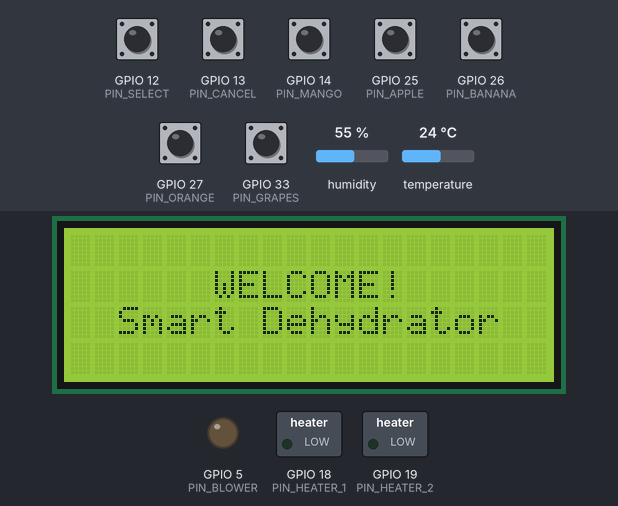
Bench run of a sketch on a simulated ESP32. Parts: 20×4 character LCD, switched loads named in the sketch (green lamp = pin HIGH), output pins drawn as LEDs (lit = HIGH). Inputs (shaded band) come from the test bench; at power-on: GPIO 12 (PIN_SELECT), GPIO 13 (PIN_CANCEL), GPIO 14 (PIN_MANGO), GPIO 25 (PIN_APPLE), GPIO 26 (PIN_BANANA), GPIO 27 (PIN_ORANGE), GPIO 33 (PIN_GRAPES) HIGH, temperature 24 °C, humidity 55 %.

Above: at 1.2 s.
1.3 s: GPIO 13 (PIN_CANCEL) pulled LOW for 3.2 s
At 5.7 s:
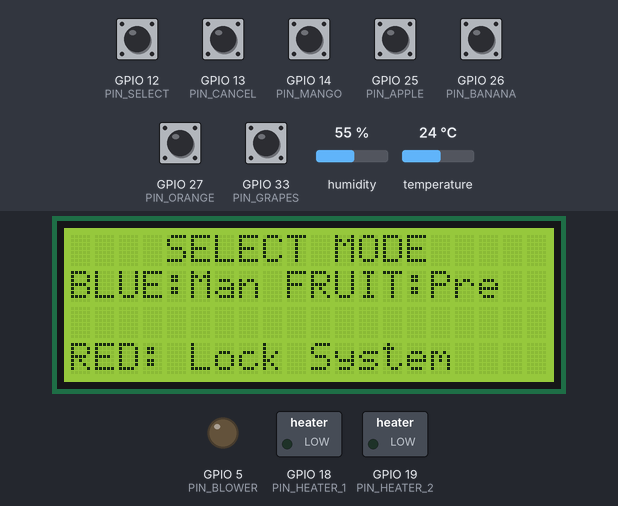
6.0 s: GPIO 12 (PIN_SELECT) pulled LOW for 1 s
At 6.5 s:
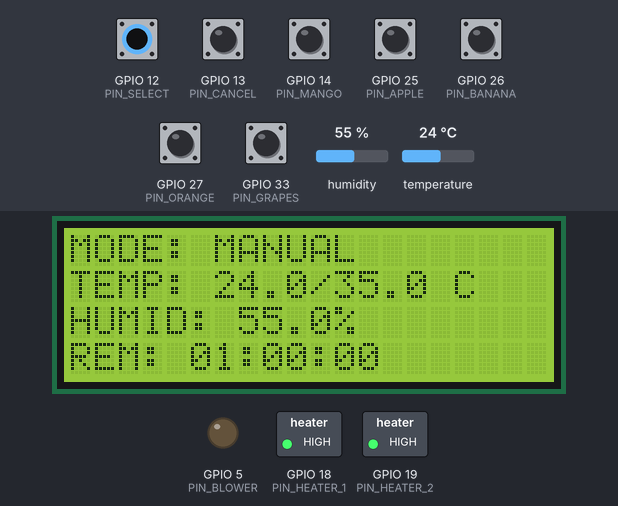
10.9 s: GPIO 13 (PIN_CANCEL) pulled LOW for 0.15 s
At 11.4 s:
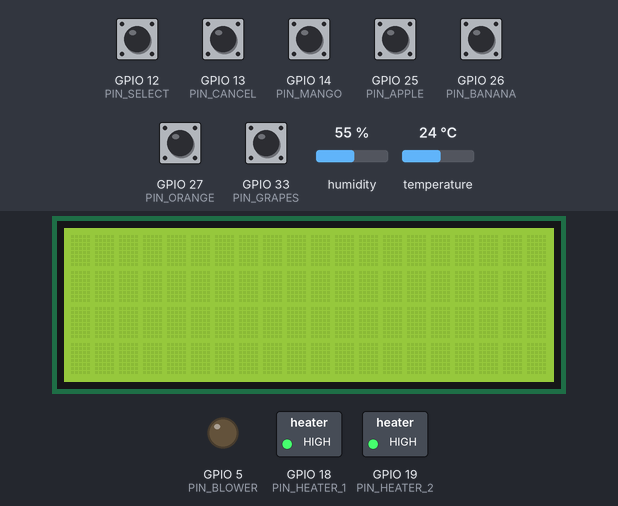
13.0 s: temperature set to 34.5 °C
At 15.2 s:
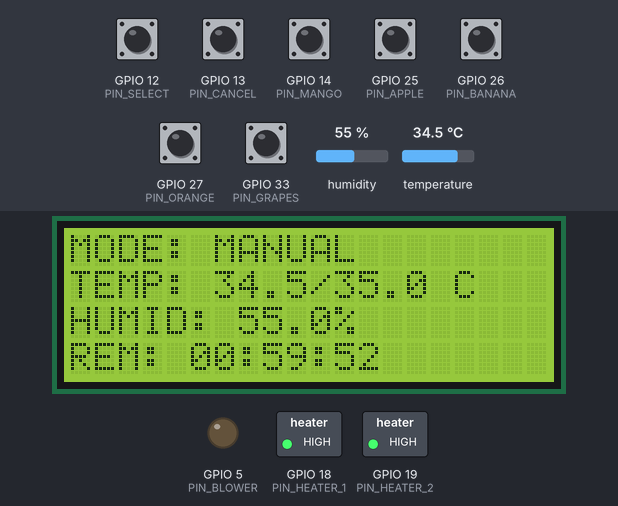
17.3 s: temperature set to 35.8 °C
At 19.5 s:
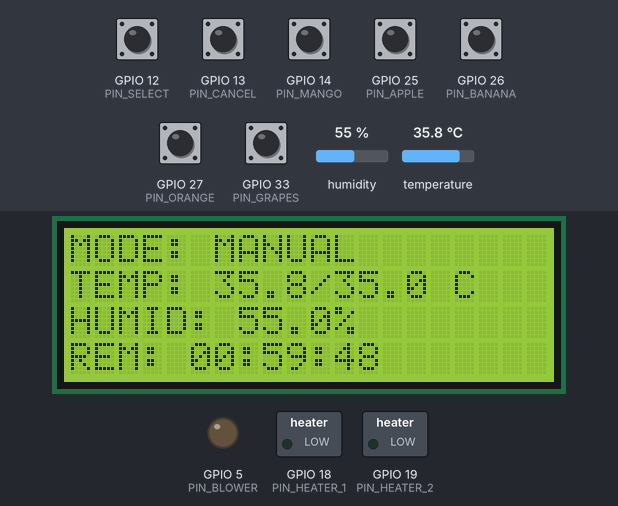
23.3 s: humidity set to 22 %
At 24.7 s:
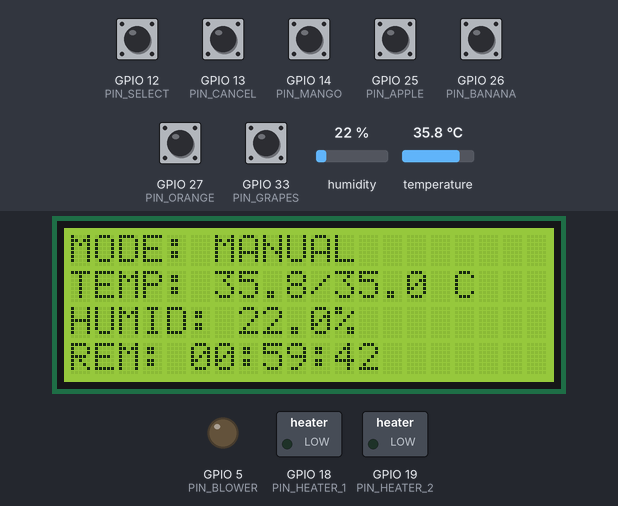
Timing chart, 0 to 26.3 s (numbered marks = the images above; inputs shaded):
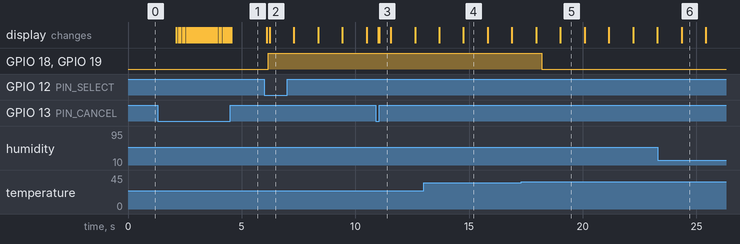

Measured:
- the behaviour switches between 34.9 and 35 °C on temperature (found by bisection; images 4 and 5)
- after the input at 1.3 s, the display: first differs from a run without the input after 0.92 s (image 1)
- after the input at 6.0 s, GPIO 18 (PIN_HEATER_1), GPIO 19 (PIN_HEATER_2): LOW → HIGH after 0.16 s; the display: first changes after 0.11 s (image 2 shows a later state)
- after the input at 10.9 s, the display: first changes after 0.10 s (image 3 shows a later state)
- after the input at 17.3 s, GPIO 18 (PIN_HEATER_1), GPIO 19 (PIN_HEATER_2): HIGH → LOW after 0.90 s

The sketch:

smart_dehydrator.ino
```cpp
#include <Arduino.h>
#include <Wire.h>
#include <LiquidCrystal_I2C.h>
#include "DHT.h"

// --- PINS ---
#define PIN_DHT 4
#define PIN_SELECT 12
#define PIN_CANCEL 13
#define PIN_MANGO 14
#define PIN_APPLE 25
#define PIN_BANANA 26
#define PIN_ORANGE 27
#define PIN_GRAPES 33
#define PIN_BLOWER 5
#define PIN_HEATER_1 18
#define PIN_HEATER_2 19

DHT dht(PIN_DHT, DHT21);
LiquidCrystal_I2C lcd(0x27, 20, 4);

enum State { WELCOME, LOCKED, MODE_SELECT, PRESET_VIEW, MANUAL_SET, DRYING, STOP_CONFIRM, FINISHED_CONFIRM };
State currentState = WELCOME;

float temp = 0, hum = 0;
int targetTemp = 35;
int targetTimeHrs = 1;
int targetTimeMins = 0;
unsigned long startTime = 0;
unsigned long totalSeconds = 0;
String fruitName = "IDLE";
bool isRunning = false;
bool adjustMinutes = false;
unsigned long lastLCDUpdate = 0;
State lastState = WELCOME;

// --- BLOWER LOGIC ---
unsigned long lastBlowerToggle = 0;
bool intervalBlowerActive = false;
const unsigned long BLOWER_OFF_DURATION = 2700000; // 45 mins
const unsigned long BLOWER_ON_DURATION = 10000;    // 10 secs

// --- SAFETY & DEBOUNCE ---
const unsigned long DEBOUNCE_DELAY = 50;
const float MAX_SAFETY_TEMP = 75.0; // Hard limit

void startDrying();
void stopDrying(String reason);
void updateLCDOperation();
void handleHardware();
void refreshStaticText();

bool isButtonPressed(int pin) {
  if (digitalRead(pin) == LOW) {
    delay(DEBOUNCE_DELAY);
    if (digitalRead(pin) == LOW) return true;
  }
  return false;
}

void setup() {
  Serial.begin(115200);
  int inputPins[] = {PIN_SELECT, PIN_CANCEL, PIN_MANGO, PIN_APPLE, PIN_BANANA, PIN_ORANGE, PIN_GRAPES};
  for(int p : inputPins) pinMode(p, INPUT_PULLUP);

  pinMode(PIN_BLOWER, OUTPUT);
  pinMode(PIN_HEATER_1, OUTPUT);
  pinMode(PIN_HEATER_2, OUTPUT);

  digitalWrite(PIN_BLOWER, LOW);
  digitalWrite(PIN_HEATER_1, LOW);
  digitalWrite(PIN_HEATER_2, LOW);

  dht.begin();
  lcd.init();
  lcd.backlight();
}

void loop() {
  float t = dht.readTemperature();
  float h = dht.readHumidity();
  if (!isnan(t)) temp = t;
  if (!isnan(h)) hum = h;

  if (currentState != lastState) {
    lcd.clear();
    refreshStaticText();
    lastState = currentState;
  }

  switch (currentState) {
    case WELCOME:
      lcd.setCursor(6, 1); lcd.print("WELCOME!");
      lcd.setCursor(2, 2); lcd.print("Smart Dehydrator");
      delay(2000);
      currentState = LOCKED;
      break;

    case LOCKED:
      if (isButtonPressed(PIN_CANCEL)) { currentState = MODE_SELECT; }
      break;

    case MODE_SELECT:
      if (isButtonPressed(PIN_MANGO))  { fruitName="MANGO";  targetTemp=57; targetTimeHrs=12; targetTimeMins=0; currentState=PRESET_VIEW; }
      if (isButtonPressed(PIN_APPLE))  { fruitName="APPLE";  targetTemp=57; targetTimeHrs=10; targetTimeMins=0; currentState=PRESET_VIEW; }
      if (isButtonPressed(PIN_BANANA)) { fruitName="BANANA"; targetTemp=57; targetTimeHrs=14; targetTimeMins=0; currentState=PRESET_VIEW; }
      if (isButtonPressed(PIN_ORANGE)) { fruitName="ORANGE"; targetTemp=57; targetTimeHrs=15; targetTimeMins=0; currentState=PRESET_VIEW; }
      if (isButtonPressed(PIN_GRAPES)) { fruitName="GRAPES"; targetTemp=57; targetTimeHrs=30; targetTimeMins=0; currentState=PRESET_VIEW; }
      if (isButtonPressed(PIN_SELECT)) { fruitName="MANUAL"; targetTemp=35; targetTimeHrs=1; targetTimeMins=0; currentState=MANUAL_SET; }
      if (isButtonPressed(PIN_CANCEL)) { currentState=LOCKED; }
      break;

    case MANUAL_SET:
      lcd.setCursor(6, 1); lcd.print(targetTemp); lcd.print("C    ");
      lcd.setCursor(6, 2); lcd.print(targetTimeHrs); lcd.print("h "); lcd.print(targetTimeMins); lcd.print("m ");
      lcd.setCursor(0, 3); lcd.print(adjustMinutes ? "MOD: MINS " : "MOD: HOURS");

      // --- TEMPERATURE LOOP LOGIC (35 to 75) ---
      if (isButtonPressed(PIN_MANGO)) {
        targetTemp -= 5;
        if(targetTemp < 35) targetTemp = 75; // Loop back to 75
        delay(150);
      }
      if (isButtonPressed(PIN_APPLE)) {
        targetTemp += 5;
        if(targetTemp > 75) targetTemp = 35; // Loop back to 35
        delay(150);
      }

      if (isButtonPressed(PIN_GRAPES)) { adjustMinutes = !adjustMinutes; delay(250); }

      if (adjustMinutes) {
        if (isButtonPressed(PIN_BANANA)) { targetTimeMins -= 5; if(targetTimeMins < 0) targetTimeMins = 55; delay(150); }
        if (isButtonPressed(PIN_ORANGE)) { targetTimeMins += 5; if(targetTimeMins >= 60) targetTimeMins = 0; delay(150); }
      } else {
        if (isButtonPressed(PIN_BANANA)) { if(targetTimeHrs > 0) targetTimeHrs -= 1; delay(150); }
        if (isButtonPressed(PIN_ORANGE)) { if(targetTimeHrs < 99) targetTimeHrs += 1; delay(150); }
      }
      if (isButtonPressed(PIN_SELECT)) { startDrying(); }
      if (isButtonPressed(PIN_CANCEL)) { currentState=MODE_SELECT; }
      break;

    case PRESET_VIEW:
      if (isButtonPressed(PIN_SELECT)) { startDrying(); }
      if (isButtonPressed(PIN_CANCEL)) { currentState=MODE_SELECT; }
      break;

    case DRYING:
      handleHardware();
      if (millis() - lastLCDUpdate > 1000) {
        updateLCDOperation();
        lastLCDUpdate = millis();
      }
      if (isButtonPressed(PIN_CANCEL)) { currentState = STOP_CONFIRM; }
      if ((millis() - startTime) / 1000 >= totalSeconds) { stopDrying("FINISHED"); }
      break;

    case STOP_CONFIRM:
      if (isButtonPressed(PIN_SELECT)) { stopDrying("IDLE"); }
      if (isButtonPressed(PIN_CANCEL)) { currentState=DRYING; }
      break;

    case FINISHED_CONFIRM:
      if (isButtonPressed(PIN_SELECT)) { currentState = MODE_SELECT; }
      break;
  }
}

void refreshStaticText() {
  switch (currentState) {
    case LOCKED:
      lcd.setCursor(3, 1); lcd.print("SYSTEM LOCKED");
      lcd.setCursor(2, 2); lcd.print("Tap RED to Unlock");
      break;
    case MODE_SELECT:
      lcd.setCursor(4, 0); lcd.print("SELECT MODE");
      lcd.setCursor(0, 1); lcd.print("BLUE:Man FRUIT:Pre");
      lcd.setCursor(0, 3); lcd.print("RED: Lock System");
      break;
    case MANUAL_SET:
      lcd.setCursor(0, 0); lcd.print("MODE: MANUAL SET");
      lcd.setCursor(0, 1); lcd.print("TEMP: ");
      lcd.setCursor(0, 2); lcd.print("TIME: ");
      break;
    case PRESET_VIEW:
      lcd.setCursor(0, 0); lcd.print("MODE: " + fruitName);
      lcd.setCursor(0, 1); lcd.print("TEMP: "); lcd.print(targetTemp); lcd.print(" C");
      lcd.setCursor(0, 2); lcd.print("TIME: "); lcd.print(targetTimeHrs); lcd.print("h "); lcd.print(targetTimeMins); lcd.print("m");
      lcd.setCursor(0, 3); lcd.print("BLUE:Start RED:Back");
      break;
    case STOP_CONFIRM:
      lcd.setCursor(2, 0); lcd.print("STOP PROCESS?");
      lcd.setCursor(0, 1); lcd.print("BLUE: YES (Stop)");
      lcd.setCursor(0, 2); lcd.print("RED: NO (Resume)");
      break;
    case FINISHED_CONFIRM:
      lcd.setCursor(2, 0); lcd.print("DRYING COMPLETE!");
      lcd.setCursor(0, 2); lcd.print("Tap BLUE Button");
      lcd.setCursor(0, 3); lcd.print("to Confirm & Reset");
      break;
  }
}

void startDrying() {
  isRunning = true;
  startTime = millis();
  intervalBlowerActive = false;
  lastBlowerToggle = millis();
  totalSeconds = ((unsigned long)targetTimeHrs * 3600) + ((unsigned long)targetTimeMins * 60);
  currentState = DRYING;
}

void stopDrying(String reason) {
  isRunning = false;
  digitalWrite(PIN_BLOWER, LOW);
  digitalWrite(PIN_HEATER_1, LOW);
  digitalWrite(PIN_HEATER_2, LOW);

  if(reason == "FINISHED") {
    currentState = FINISHED_CONFIRM;
  } else {
    fruitName = "IDLE";
    currentState = LOCKED;
  }
}

void updateLCDOperation() {
  unsigned long elapsedSecs = (millis() - startTime) / 1000;
  unsigned long remainingSecs = (totalSeconds > elapsedSecs) ? totalSeconds - elapsedSecs : 0;
  int h = remainingSecs / 3600;
  int m = (remainingSecs % 3600) / 60;
  int s = remainingSecs % 60;

  lcd.setCursor(0, 0); lcd.print("MODE: "); lcd.print(fruitName); lcd.print("      ");
  lcd.setCursor(0, 1); lcd.print("TEMP: "); lcd.print(temp, 1);
  lcd.print("/"); lcd.print((float)targetTemp, 1); lcd.print(" C  ");
  lcd.setCursor(0, 2); lcd.print("HUMID: "); lcd.print(hum, 1); lcd.print("%      ");
  char timerBuf[20];
  sprintf(timerBuf, "REM: %02d:%02d:%02d", h, m, s);
  lcd.setCursor(0, 3); lcd.print(timerBuf);
}

void handleHardware() {
  if (!isRunning) return;

  if (temp >= MAX_SAFETY_TEMP) {
    digitalWrite(PIN_HEATER_1, LOW);
    digitalWrite(PIN_HEATER_2, LOW);
  }
  else if (temp < (float)targetTemp) {
    digitalWrite(PIN_HEATER_1, HIGH);
    digitalWrite(PIN_HEATER_2, HIGH);
  }
  else {
    digitalWrite(PIN_HEATER_1, LOW);
    digitalWrite(PIN_HEATER_2, LOW);
  }

  unsigned long currentMillis = millis();
  if (!intervalBlowerActive) {
    if (currentMillis - lastBlowerToggle >= BLOWER_OFF_DURATION) {
      intervalBlowerActive = true;
      lastBlowerToggle = currentMillis;
      digitalWrite(PIN_BLOWER, HIGH);
    } else {
      digitalWrite(PIN_BLOWER, LOW);
    }
  } else {
    if (currentMillis - lastBlowerToggle >= BLOWER_ON_DURATION) {
      intervalBlowerActive = false;
      lastBlowerToggle = currentMillis;
      digitalWrite(PIN_BLOWER, LOW);
    } else {
      digitalWrite(PIN_BLOWER, HIGH);
    }
  }
}
```
